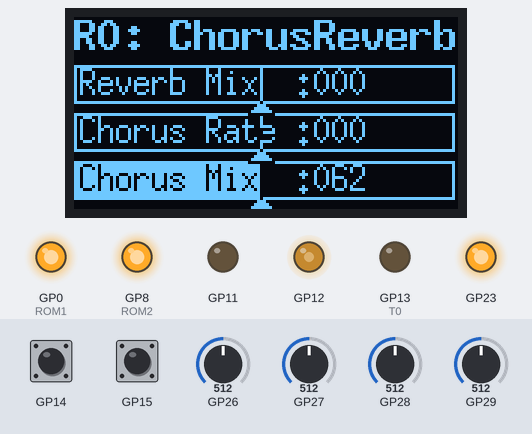
The program below on a simulated Raspberry Pi Pico. Shown: 128×64 one-colour display, output pins drawn as LEDs (lit = HIGH). Inputs (shaded band) come from the test bench; at power-on: GP14 HIGH, GP28 = 512, GP15 HIGH, GP26 = 512, GP27 = 512, GP29 = 512 (analog values on the 0–1023 scale). Pins used as bus, display or sensor lines are not drawn.

Above: at 3.6 s.
3.7 s: GP14 pulled LOW for 0.15 s
At 5.1 s:
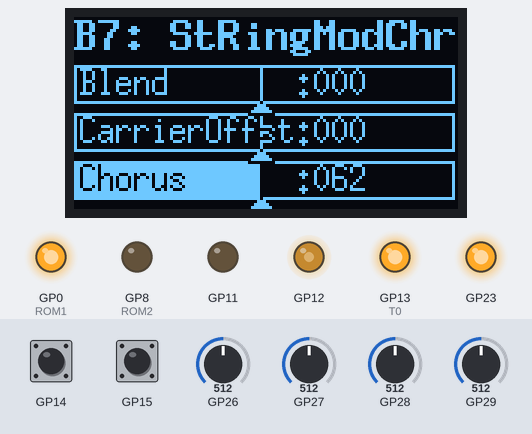
5.4 s: GP28 set to 23
At 7.6 s:
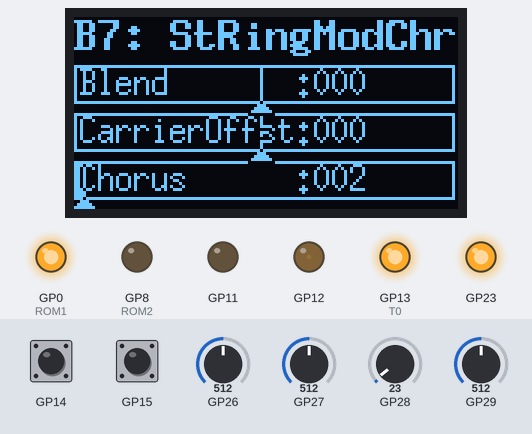
7.9 s: GP28 set to 19
At 9.2 s:
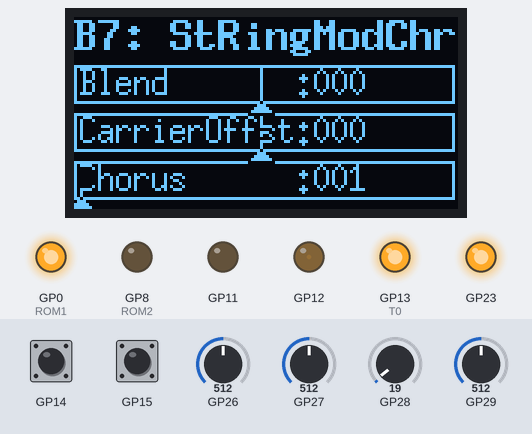
9.5 s: GP15 pulled LOW for 3.2 s
At 11.7 s:
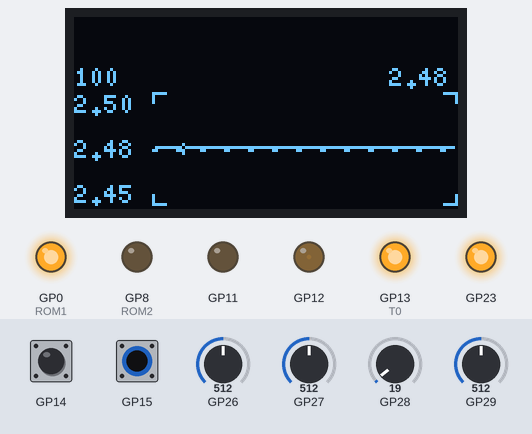
14.2 s: GP14 pulled LOW for 3.2 s
At 16.2 s:
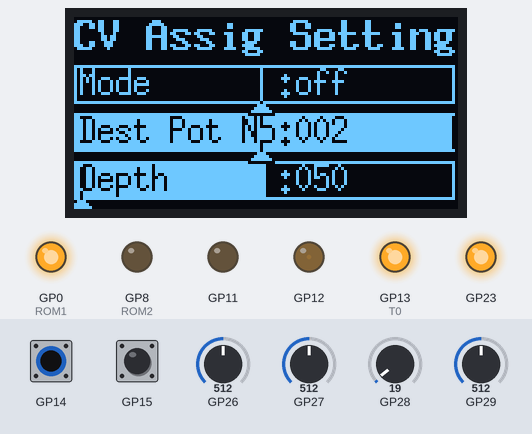
18.9 s: GP26 set to 533
At 19.7 s:
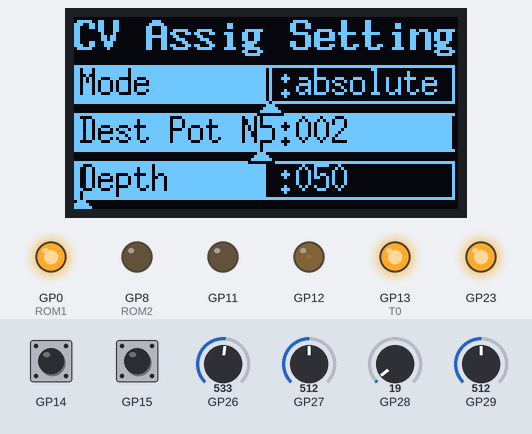
Timing chart, 0 to 21.9 s (numbered marks = the images above; inputs shaded):
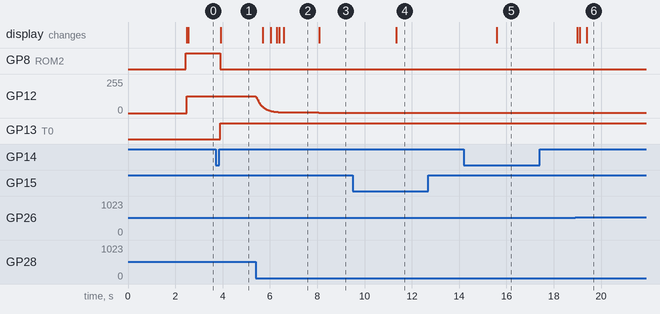

The program:

main.cpp
```cpp
// (licence header left out)
#include <hardware/pwm.h>
#include <U8g2lib.h>
#include "Button.hpp"
#include "SmoothAnalogRead.hpp"
#include "EzOscilloscope.hpp"
#include "Presets.hpp"
#include "Settings.hpp"
#include "GpioSet.h"

// 操作関係
static Button sw0;
static Button sw1;
static SmoothAnalogRead pots[POTS_MAX];
static uint potSlices[POTS_MAX] = {0};
static uint potChs[POTS_MAX] = {PWM_CHAN_A, PWM_CHAN_B, PWM_CHAN_A};
static uint pwmPotGpios[POTS_MAX] = {PWM_POT0, PWM_POT1, PWM_POT2};

static SmoothAnalogRead cv;
static EzOscilloscope ezOscillo;

// 表示関係
static U8G2_SSD1306_128X64_NONAME_F_HW_I2C u8g2(U8G2_R2, /* reset=*/U8X8_PIN_NONE);
static int8_t presetIndex = 0;
static uint16_t potValues[POTS_MAX] = {0};
static uint16_t potSettingValues[POTS_MAX] = {0};

void initOLED()
{
    u8g2.begin();
    u8g2.setContrast(40);
    u8g2.setFontPosTop();
    u8g2.setDrawColor(2);
#ifndef PROTO
    u8g2.setFlipMode(1);
#endif
    initPresets(&u8g2);
    initSettings(&u8g2);
}

void initRomBit()
{
    pinMode(T0, OUTPUT);
    pinMode(ROM1, OUTPUT);
    pinMode(ROM2, OUTPUT);
}

// プリセットの現在値から現在のROM/EEPROM切り替え設定を行う
void setRomBit(byte index)
{
    static byte mapIndexOld = 255;
    byte mapIndex = index / PRESET_SELECT_MAX;
    if (mapIndexOld == mapIndex)
    {
        return;
    }

    mapIndexOld = mapIndex;
    byte t0 = LOW;
    byte rom1 = LOW;
    byte rom2 = LOW;
    switch (mapIndex)
    {
    case 0:
        t0 = LOW;
        rom1 = HIGH;
        rom2 = HIGH;
        break;
    case 1:
        t0 = HIGH;
        rom1 = LOW;
        rom2 = HIGH;
        break;
    case 2:
        t0 = HIGH;
        rom1 = HIGH;
        rom2 = LOW;
        break;
    default:
        t0 = LOW;
        rom1 = HIGH;
        rom2 = HIGH;
        break;
    }

    digitalWrite(T0, t0);
    digitalWrite(ROM1, rom1);
    digitalWrite(ROM2, rom2);
}

void initPresetBit()
{
    pinMode(S0, OUTPUT);
    pinMode(S1, OUTPUT);
    pinMode(S2, OUTPUT);
}

// プリセットの現在値からプリセット設定を行う
void setPresetBit(byte index)
{
    static byte indexOld = 255;
    if (indexOld == index)
    {
        return;
    }

    indexOld = index;
    // presetIndexは8以上入るがretReadで3bitしか読んでないので問題なし
    digitalWrite(S0, bitRead(index, 0));
    digitalWrite(S1, bitRead(index, 1));
    digitalWrite(S2, bitRead(index, 2));
}

void initPWMPotsOut()
{
    for (byte i = 0; i < POTS_MAX; ++i)
    {
        // GP0-GP3のピン機能をPWMに設定
        gpio_set_function(pwmPotGpios[i], GPIO_FUNC_PWM);
        // GP0-GP3のPWMスライスを取得
        potSlices[i] = pwm_gpio_to_slice_num(pwmPotGpios[i]);
        // PWM周期
        // 31.25kHz ビットは設定による
        pwm_set_clkdiv(potSlices[i], 3.90625);
        pwm_set_wrap(potSlices[i], POTS_MAX_VALUE);
        // PWM出力イネーブル
        pwm_set_enabled(potSlices[i], true);
    }
}

template <typename su = uint8_t>
su constrainCyclic(su value, su min, su max)
{
    if (value > max)
        return min;
    if (value < min)
        return max;
    return value;
}

void initController()
{
    // internal regulator output mode -> PWM
    pinMode(23, OUTPUT);
    digitalWrite(23, HIGH);

    // ADC解像度とパルス出力解像度はあわせること
    analogReadResolution(POTS_BIT);
    sw0.init(SW0);
    sw1.init(SW1);
    sw0.setHoldTime(1000);
    sw1.setHoldTime(1000);
    pots[0].init(POT0);
    pots[1].init(POT1);
    pots[2].init(POT2);

    // 空読みして内部状態を安定させる
    for (byte i = 0; i < 255; ++i)
    {
        pots[0].analogRead();
        pots[1].analogRead();
        pots[2].analogRead();
    }

    cv.init(CV);
    ezOscillo.init(&u8g2, &cv, POTS_ROW * 16);

    initRomBit();
    setRomBit(presetIndex);

    initPresetBit();
    setPresetBit(presetIndex);

    initPWMPotsOut();
}

extern byte assignCVMode;
extern byte assignCV2Pot;
extern byte assignCVDepth;

static byte unlock[3] = {0};
void resetUnlock()
{
    for (byte i = 0; i < 3; ++i)
    {
        unlock[i] = 0;
    }
}

void updatePresetsValues()
{
    // ポット処理更新
    for (byte i = 0; i < POTS_MAX; ++i)
    {
        uint16_t readValue = pots[i].analogRead();
        byte value = (*(byte *)(values[presetIndex][i][0]));
        byte min = (*(byte *)values[presetIndex][i][1]);
        byte max = (*(byte *)values[presetIndex][i][2]);
        byte pot8bit = constrain(map(readValue, 0, POTS_MAX_VALUE, min, max), min, max);
        if (pot8bit == value)
        {
            unlock[i] = 1;
        }

        uint16_t potPulseValue = 0;
        // CV入力の加算処理
        if (assignCV2Pot == i && assignCVDepth > 0)
        {
            uint16_t cvValue = cv.analogRead() * (0.01 * assignCVDepth);
            uint16_t uniHalfPoint = (uint16_t)(POTS_MAX_VALUE * (0.01 * assignCVDepth)) >> 1;

            byte cv8bit = constrain(map(cvValue, 0, POTS_MAX_VALUE, min, max), min, max);
            byte uniHalfPoint8bit = constrain(map(uniHalfPoint, 0, POTS_MAX_VALUE, min, max), min, max);

            uint16_t addCv = 0;
            byte addCv8bit = 0;

            if (assignCVMode == 0)
            {
                addCv = readValue;
                addCv8bit = pot8bit;
            }
            else if (assignCVMode == 1)
            {
                addCv = constrain(readValue + cvValue, 0, POTS_MAX_VALUE);
                addCv8bit = constrain(pot8bit + cv8bit, min, max);
            }
            else if (assignCVMode == 2)
            {
                long cvUni = constrain((long)(cvValue - uniHalfPoint), -POTS_MAX_VALUE, POTS_MAX_VALUE);
                addCv = constrain(readValue + cvUni, 0, POTS_MAX_VALUE);

                int16_t cv8bitUni = constrain((int16_t)(cv8bit - uniHalfPoint8bit), -max, max);
                addCv8bit = constrain(pot8bit + cv8bitUni, min, max);
            }

            potPulseValue = addCv;
            (*(byte *)(values[presetIndex][i][0])) = addCv8bit;
            // FV-1へポットの値をパルス出力
            pwm_set_chan_level(potSlices[i], potChs[i], potPulseValue);
            // Serial.print("2,");
        }
        else if (unlock[i])
        {
            potPulseValue = readValue;
            (*(byte *)(values[presetIndex][i][0])) = pot8bit;
            // FV-1へポットの値をパルス出力
            pwm_set_chan_level(potSlices[i], potChs[i], potPulseValue);
            // Serial.print("1,");
        }
        else
        {
            potPulseValue = map(value, min, max, 0, POTS_MAX_VALUE);
            // FV-1へポットの値をパルス出力
            pwm_set_chan_level(potSlices[i], potChs[i], potPulseValue);
            // Serial.print("0,");
        }
        potValues[i] = readValue;
    }
        // Serial.println("");
}

void updateSettings()
{
    byte settingIndex = 0;
    // ポット処理更新
    for (byte i = 0; i < POTS_MAX; ++i)
    {
        uint16_t readValue = pots[i].analogRead();
        byte value = (*(byte *)(settingValues[settingIndex][i][0]));
        byte min = (*(byte *)settingValues[settingIndex][i][1]);
        byte max = (*(byte *)settingValues[settingIndex][i][2]);
        byte pot8bit = constrain(map(readValue, 0, POTS_MAX_VALUE, min, max), min, max);
        if (pot8bit == value)
        {
            unlock[i] = 1;
        }

        if (unlock[i])
        {
            (*(byte *)(settingValues[settingIndex][i][0])) = pot8bit;
        }

        potSettingValues[i] = readValue;
    }
}

static byte dispMode = 0;
void updateController()
{
    static byte lastPresetIndex = presetIndex;
    byte stateSw0 = sw0.getState();
    byte stateSw1 = sw1.getState();
    if (dispMode == 0)
    {
        updatePresetsValues();
        // ボタン処理：プリセット変更
        if (stateSw0 == 2)
        {
            presetIndex = constrainCyclic(presetIndex + 1, 0, PRESET_TOTAL - 1);
            setRomBit(presetIndex);
            setPresetBit(presetIndex);
        }
        else if (stateSw0 == 3)
        {
            dispMode = 1;
            resetUnlock();
        }
        else if (stateSw1 == 2)
        {
            presetIndex = constrainCyclic(presetIndex - 1, 0, PRESET_TOTAL - 1);
            setRomBit(presetIndex);
            setPresetBit(presetIndex);
        }
        else if (stateSw1 == 3)
        {
            dispMode = 2;
            resetUnlock();
        }
    }
    else if (dispMode == 1)
    {
        updatePresetsValues();
        if (stateSw0 == 2)
        {
            ezOscillo.incDelay();
        }
        else if (stateSw0 == 3)
        {
            dispMode = 0;
            resetUnlock();
        }
        else if (stateSw1 == 2)
        {
            ezOscillo.decDelay();
        }
        else if (stateSw1 == 3)
        {
            dispMode = 2;
            resetUnlock();
        }
    }
    else if (dispMode == 2)
    {
        updateSettings();
        if (stateSw0 == 2)
        {
        }
        else if (stateSw0 == 3)
        {
            dispMode = 1;
            resetUnlock();
        }
        else if (stateSw1 == 2)
        {
        }
        else if (stateSw1 == 3)
        {
            dispMode = 0;
            resetUnlock();
        }
    }

}

// CPU 1は操作系専用
void setup()
{
    Serial.begin(9600);
    initController();
}

void loop()
{
    updateController();
    delay(1);
}

// CPU 2は表示専用
void setup1()
{
    initOLED();
    dispPresets(&u8g2, presetIndex, potValues);
}

void loop1()
{
    switch (dispMode)
    {
    case 0:
        dispPresets(&u8g2, presetIndex, potValues);
        break;
    case 1:
        ezOscillo.play();
        break;
    case 2:
        dispSettings(&u8g2, potSettingValues);
        break;
    }
    // 30fpsで更新
    delay(33);
}
```

Button.hpp
```cpp
// (licence header left out)
#pragma once

#include <Arduino.h>

class Button
{
public:
    Button() {}
    Button(byte pin)
    {
        init(pin);
    }

    /// @brief ピン設定
    /// @param pin
    void init(byte pin)
    {
        _pin = pin;
        _pinState = 0;
        _holdStage = 0;
        _holdTime = 500;

        pinMode(pin, INPUT_PULLUP);

        // 空読み
        for(int i = 0; i < 8; ++i)
        {
            getState();
        }
    }

    /// @brief ボタン状態を取得
    /// @return 0:None 1:Button down 2:Button up 3:Holding 4:Holded
    inline byte getState()
    {
        byte result = 0;
        byte value = readPin();
        // 簡単チャタ取り
        _pinState = (_pinState << 1) | value;

        // Holding
        if (_holdStage == 2)
        {
            // Holded
            if (_pinState == 0x0F)
            {
                _holdStage = 0;
                result = 4;
            }
            else if (_pinState == 0x00)
            {
                _holdStage = 3;
                result = 3;
            }

            return result;
        }
        else if (_holdStage == 3)
        {
            // Holded
            if (_pinState == 0x0F)
            {
                _holdStage = 0;
                result = 4;
            }
            // nothing
            return result;
        }

        // Button down
        if (_pinState == 0xF0)
        {
            result = 1;
            _holdStage = 0;
        }
        // Button up
        else if (_pinState == 0x0F)
        {
            result = 2;
            _holdStage = 0;
        }
        // Hold check
        else if (_pinState == 0x00)
        {
            // Start hold check
            if (_holdStage == 0)
            {
                _holdStage = 1;
                _lastMillis = millis();
            }
            // Hold confirm (1sec)
            else if (millis() >= _lastMillis + _holdTime)
            {
                _holdStage = 2;
            }
        }

        return result;
    }

    void setHoldTime(int16_t mills)
    {
        _holdTime = mills;
    }

protected:
    byte _pin;
    byte _pinState;
    byte _holdStage;
    unsigned long _lastMillis;
    int16_t _holdTime;

    /// @brief ピン値読込
    /// @return
    virtual byte readPin()
    {
        return digitalRead(_pin);
    }
};
```

EzOscilloscope.hpp
```cpp
// (licence header left out)
#pragma once

#include <Arduino.h>
#include <U8g2lib.h>
#include "SmoothAnalogRead.hpp"

#define DATA_BIT 12
#define DATA_MAX_VALUE 4095
#define DATA_MAX_VALUE_F 4095.0
#define DATA_MAX_VOLT 5.0
#define DATA_BUF_MAX 200
#define DATA_BUF_HALF 100
#define SCAN_DELAY_MAX 12800

#define FRM_LFT 26
#define FRM_RGT 127
#define FRM_TOP 9
#define FRM_BTM 47
#define FRM_CTR (FRM_TOP + ((FRM_BTM - FRM_TOP) >> 1))
#define FRM_LEN 4

class EzOscilloscope
{
public:
    EzOscilloscope(U8G2 *pU8g2, SmoothAnalogRead *pCv, byte dispOffsetTop)
    {
        init(pU8g2, pCv, dispOffsetTop);
    }

    EzOscilloscope()
    {
        init(NULL, NULL, 0);
    }

    void init(U8G2 *pU8g2, SmoothAnalogRead *pCv, byte dispOffsetTop)
    {
        _pU8g2 = pU8g2;
        _pCv = pCv;
        _delay = 100;
        _dataAve = 0;
        _rangeMax = DATA_MAX_VALUE;
        _rangeMin = 0;
        _triggerPoint = 10;
        _left = 0;
        _top = dispOffsetTop;
        clearDataBuff();
    }

    void play()
    {
        byte drawLastIndex = DATA_BUF_HALF;
        if (_delay >= SCAN_DELAY_MAX)
        {
            drawLastIndex = readDataLong();
            calcDataLong();
        }
        else
        {
            readData();
            calcData();
        }

        _pU8g2->clearBuffer();
        drawFrame();
        drawData(drawLastIndex);
        drawString();
        _pU8g2->sendBuffer();
    }

    void incDelay()
    {
        _delay = constrainCyclic((int)(_delay << 1), 25, SCAN_DELAY_MAX);
    }

    void decDelay()
    {
        _delay = constrainCyclic((int)(_delay >> 1), 25, SCAN_DELAY_MAX);
    }

protected:
    float _convertVoltCoff = DATA_MAX_VOLT / DATA_MAX_VALUE_F;
    U8G2 *_pU8g2;
    SmoothAnalogRead *_pCv;
    int16_t _delay;
    int16_t _dataBuff[DATA_BUF_MAX];
    int16_t _dataAve;
    int16_t _rangeMax;
    int16_t _rangeMin;
    int16_t _triggerPoint;
    byte _left;
    byte _top;

private:
    template <typename su = uint8_t>
    su constrainCyclic(su value, su min, su max)
    {
        if (value > max)
            return min;
        if (value < min)
            return max;
        return value;
    }

    void clearDataBuff()
    {
        for (byte i = 0; i < DATA_BUF_MAX; ++i)
        {
            _dataBuff[i] = 0;
        }
    }

    byte readDataLong()
    {
        static byte index = 0;
        _dataBuff[index] = _pCv->analogRead(false);
        index++;
        // 線描画の終端の関係で+1
        if (index >= DATA_BUF_HALF)
        {
            clearDataBuff();
            index = 0;
        }

        return index;
    }

    void calcDataLong()
    {
        _rangeMax = DATA_MAX_VALUE;
        _rangeMin = 0;
        int16_t tmp = 0;
        long sum = 0;
        for (byte i = 0; i < DATA_BUF_MAX; ++i)
        {
            tmp = _dataBuff[i];
            sum += tmp;
        }

        _dataAve = sum / DATA_BUF_MAX;

        _triggerPoint = 10;
    }

    void readData()
    {
        for (byte i = 0; i < DATA_BUF_MAX; ++i)
        {
            _dataBuff[i] = _pCv->analogRead(false);
            delayMicroseconds(_delay);
        }
    }

    void calcData()
    {
        int16_t dataMin = DATA_MAX_VALUE;
        int16_t dataMax = 0;
        int16_t tmp = 0;
        long sum = 0;
        for (byte i = 0; i < DATA_BUF_MAX; ++i)
        {
            tmp = _dataBuff[i];
            sum += tmp;
            dataMin = min(dataMin, tmp);
            dataMax = max(dataMax, tmp);
        }

        _dataAve = sum / DATA_BUF_MAX;

        // データ表示範囲を最大±10拡大
        _rangeMin = dataMin - 20;
        _rangeMin = max((_rangeMin / 10) * 10, 0);
        _rangeMax = dataMax + 20;
        _rangeMax = min((_rangeMax / 10) * 10, DATA_MAX_VALUE);

        // 9～109の範囲でデータ表示範囲値からの立ち上がりを探す
        // なければ10
        _triggerPoint = 10;
        long triggerRange = (dataMax + dataMin) >> 1;
        for (byte i = 9; i < 110; ++i)
        {
            if ((_dataBuff[i - 1] < triggerRange) &&
                (_dataBuff[i] >= triggerRange))
            {
                _triggerPoint = i;
                break;
            }
        }
    }

    void drawFrame()
    {
        _pU8g2->setFont(u8g2_font_5x8_tf);
        _pU8g2->drawVLine(_left + FRM_LFT, _top + FRM_TOP, FRM_LEN);
        _pU8g2->drawVLine(_left + FRM_LFT, _top + FRM_BTM - FRM_LEN, FRM_LEN);
        _pU8g2->drawVLine(_left + FRM_RGT, _top + FRM_TOP, FRM_LEN);
        _pU8g2->drawVLine(_left + FRM_RGT, _top + FRM_BTM - FRM_LEN, FRM_LEN);

        _pU8g2->drawHLine(_left + FRM_LFT + 1, _top + FRM_TOP, FRM_LEN);
        _pU8g2->drawHLine(_left + FRM_LFT + 1, _top + FRM_BTM - 1, FRM_LEN);
        _pU8g2->drawHLine(_left + FRM_RGT - FRM_LEN, _top + FRM_TOP, FRM_LEN);
        _pU8g2->drawHLine(_left + FRM_RGT - FRM_LEN, _top + FRM_BTM - 1, FRM_LEN);
        for (byte x = FRM_LFT; x <= FRM_RGT; x += 8)
        {
            _pU8g2->drawHLine(_left + x, _top + FRM_CTR, 2);
        }

        _pU8g2->drawVLine(_left + FRM_LFT + 10, _top + FRM_CTR - (2), 4);
    }

    void drawString()
    {
        static char chrBuff[10] = {0};
        float tmp = 0.0;

        sprintf(chrBuff, "%d", _delay);
        _pU8g2->drawStr(_left, _top, chrBuff);

        tmp = _dataAve * _convertVoltCoff;
        sprintf(chrBuff, "%4.2f", tmp);
        _pU8g2->drawStr(_left + 105, _top, chrBuff);

        tmp = _rangeMax * _convertVoltCoff;
        sprintf(chrBuff, "%4.2f", tmp);
        _pU8g2->drawStr(_left, _top + 9, chrBuff);

        tmp = ((_rangeMax + _rangeMin) >> 1) * _convertVoltCoff;
        sprintf(chrBuff, "%4.2f", tmp);
        _pU8g2->drawStr(_left, _top + FRM_CTR - 4, chrBuff);

        tmp = _rangeMin * _convertVoltCoff;
        sprintf(chrBuff, "%4.2f", tmp);
        _pU8g2->drawStr(_left, _top + FRM_BTM - 8, chrBuff);
    }

    void drawData(byte drawLastIndex = DATA_BUF_HALF)
    {
        long y, y2;
        for (byte x = 0; x < drawLastIndex; x += 2)
        {
            byte bufIndex = max(x + _triggerPoint - 10, 0);
            byte bufIndexMinusOne = max(((int16_t)bufIndex - 1), 0);
            y = map(_dataBuff[bufIndexMinusOne], _rangeMin, _rangeMax, FRM_BTM - 1, FRM_TOP + 1);
            y2 = map(_dataBuff[bufIndex], _rangeMin, _rangeMax, FRM_BTM - 1, FRM_TOP + 1);
            _pU8g2->drawLine(_left + x + 27, _top + y, _left + x + 28, _top + y2);
        }
    }
};
```

Source omitted: ParamGroup.hpp (3735 bytes), Presets.hpp (5707 bytes), SmoothAnalogRead.hpp (1514 bytes), Settings.hpp (1461 bytes), GpioSet.h (594 bytes)

Measured:
- the behaviour switches between 21 and 20 on GP28 (found by bisection; images 2 and 3)
- the behaviour switches between 516 and 517 on GP26 (found by bisection; images 5 and 6)
- after the input at 3.7 s, GP8 (ROM2): HIGH → LOW after 0.20 s; GP13 (T0): LOW → HIGH after 0.20 s; the display: changes after 0.23 s (image 1)
- after the input at 5.4 s, GP12: moves from 126/255 to 4/255 over 1.4 s, starting at once; the display: first changes after 0.30 s (image 2 shows a later state)
- after the input at 7.9 s, GP12: 4/255 → 3/255 after 0.16 s; the display: changes after 0.19 s (image 3)
- after the input at 9.5 s, the display: changes after 1.9 s (image 4)
- after the input at 14.2 s, the display: changes after 1.4 s (image 5)
- after the input at 18.9 s, the display: first changes after 0.09 s (image 6 shows a later state)
